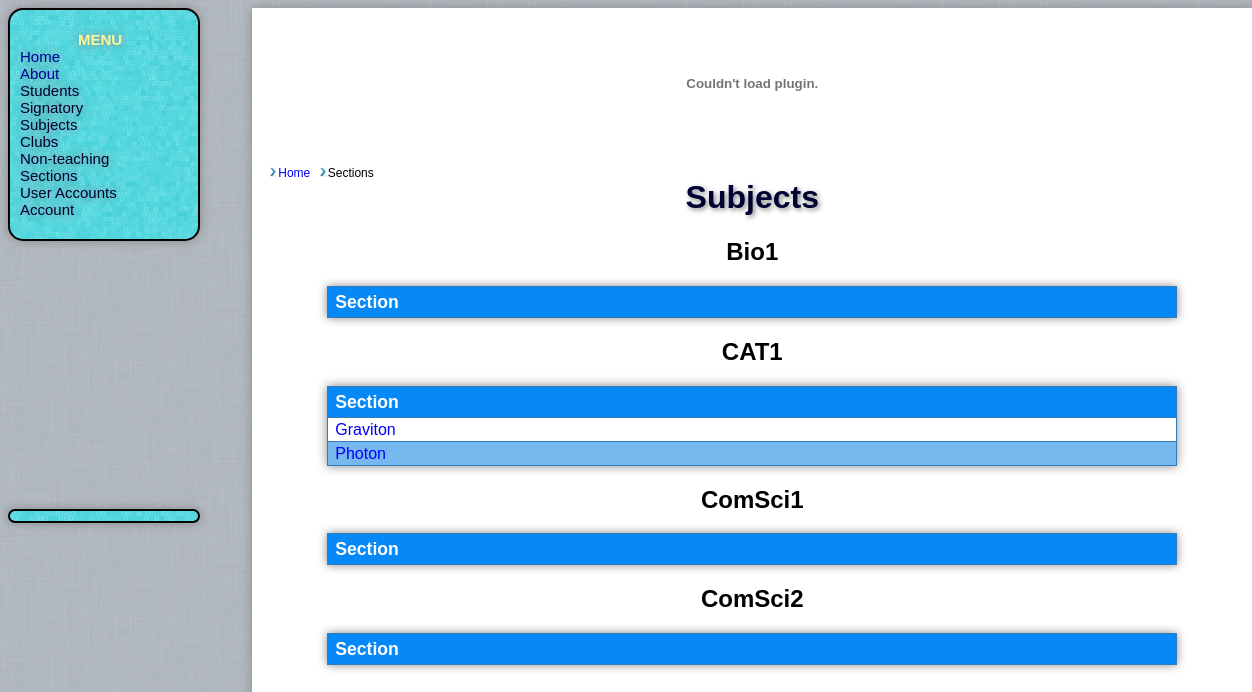
Page /sig_subjects.php (signed in) on the committed database.
### tables this page shows
CREATE TABLE `subjects` (
  `sub_id` int(10) unsigned NOT NULL AUTO_INCREMENT,
  `sub` varchar(255) NOT NULL DEFAULT ' ',
  `teacher` varchar(11) NOT NULL DEFAULT '00000',
  `yrlevel` int(1) NOT NULL DEFAULT '0',
  `announce` varchar(255) NOT NULL DEFAULT 'No Announcements',
  `post_date` varchar(255) NOT NULL DEFAULT ' ',
  `is_elective` tinyint(1) NOT NULL DEFAULT '0',
  PRIMARY KEY (`sub_id`),
  KEY `FK_subjects` (`teacher`),
  KEY `sub_index` (`sub_id`)
);

CREATE TABLE `sections` (
  `secid` int(10) unsigned NOT NULL AUTO_INCREMENT,
  `section` varchar(255) NOT NULL DEFAULT '0',
  `adviser_id` int(11) NOT NULL DEFAULT '0',
  `announce` varchar(255) NOT NULL DEFAULT 'No Announcements',
  PRIMARY KEY (`secid`)
);

### include/crypt.php (called while the page is built, shortened)
<?php
class Crypt {
function __construct($key)
{
$this->_hash = "md5";
if (strlen($key) < 64) {
$key = str_pad($key, 64, chr(0));
}
$this->_ipad = substr($key, 0, 64) ^ str_repeat(chr(0x36),64);
$this->_opad = substr($key, 0, 64) ^ str_repeat(chr(0x5C),64);
}
function hash($data)
{
$hash = $this->_hash;
$inner = pack('H32', $hash($this->_ipad . $data));
$digest = $hash($this->_opad . $inner);
return $digest;
}
}
?>

### include/params.php (called while the page is built, shortened)
<?php
require_once('crypt.php');
function create_parameters($array)
{
$data = '';
$ret = array();
foreach ($array as $key => $value) {
    $data .= $key . $value;
    $ret[] = "$key=$value";
}
$h = new Crypt(SECRET, 'md5');
$hash = $h->hash($data);
$ret[] = "hash=$hash";
return join ('&amp;', $ret);
}
?>

### sig_subjects.php (the view, shortened to what this page needs)
<?php
require_once("include/params.php");
include('include/clearance.php');
include("breadcrumbs.php");
?>
<p><h1>Subjects</h1></p>
<?php
$id = $_SESSION['id'];
$query="SELECT sub_id,sub FROM subjects WHERE teacher = '$id'";
$subjects = mysql_query($query);
while ($sub = mysql_fetch_row($subjects))
{
$query  = "SELECT secid,section FROM sections WHERE secid IN (SELECT secid FROM st_sec WHERE stid IN (SELECT stid FROM st_subjects WHERE sub_id = $sub[0]))";
$sections = mysql_query($query);
$records = mysql_fetch_row(mysql_query("SELECT COUNT(secid) FROM sections WHERE secid IN (SELECT secid FROM students WHERE stid IN (SELECT stid FROM st_subjects WHERE sub_id = $sub[0]))"));
$count2=0;
$total = $records[0];
if($total!=0)
{
        echo "<p><h2>$sub[1]</h2></p>";
        echo '<table id = "table">';
        echo '<tr><th>Section</th></tr>';
        while ($row = mysql_fetch_row($sections))
        {
                $tr = ($count2%2==0)?'<tr>':'<tr class="alt">';
                echo $tr;
                $array = array("secid"=>$row[0],"sub"=>$sub[0]);
                echo "<td><a href ='sig_sect_sub.php?".create_parameters($array)."'>$row[1]</td></tr>";
                $count2++;
        }
        echo '</table>';
}
}
?>

### css/general.css (style rules this page uses)
body { font-family:Arial,Helvetica,sans-serif; background: #E0DEDF; background-image:url(img/bg.png); }
#table { position:relative; font-family:"Trebuchet MS", Arial, Helvetica, sans-serif; border-collapse:collapse; width:85%; box-shadow: 0px 0px 10px #888888; -box-shadow:0px 0px 10px #888888; -webkit-box-shadow: 0px 0px 10px #888888; }
#table td, #table th { font-size:1em; border:1px solid #347CB7; padding:3px 7px 2px 7px; background-color:#fff; }
#table th { font-size:1.1em; text-align:left; padding-top:5px; padding-bottom:4px; background-color:#0688F7; color:#ffffff; }
#table tr.alt td { color:#000000; background-color:#77B8EF; }
#group tr td { margin: 20px; }
p { font-size:1em; }
a:link, a:visited { color:#0000ff; text-decoration:none; font-family:Arial,Helvetica,sans-serif; }
h1 { color:#003; text-shadow:2px 2px 5px #888; }

### rows in the picture
subjects: sub "Bio1"
subjects: sub "CAT1"
sections: section "Graviton"
sections: section "Photon"
subjects: sub "ComSci1"
subjects: sub "ComSci2"

### other values in the picture
$crumb['label'] "Home"
$crumb['label'] "Sections"
